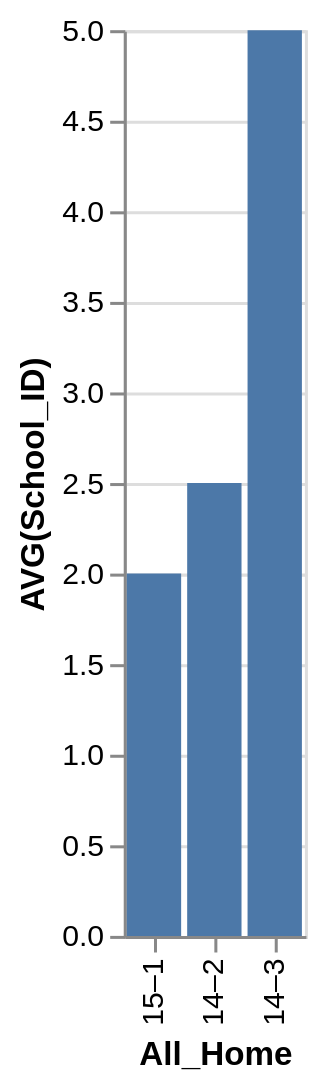

Vega-Lite specification for this chart:
### Vega-Lite specification from a JSON file in a GitHub repository (floating-point values rounded to 4 significant figures)
{"data": {"values": [{"x_data": "15–1", "y_data": 2}, {"x_data": "14–2", "y_data": 2.5}, {"x_data": "14–3", "y_data": 5}]}, "mark": "bar", "encoding": {"x": {"field": "x_data", "type": "nominal", "title": "All_Home", "sort": {"op": "sum", "field": "y_data", "order": "ascending"}}, "y": {"field": "y_data", "type": "quantitative", "title": "AVG(School_ID)"}}}
